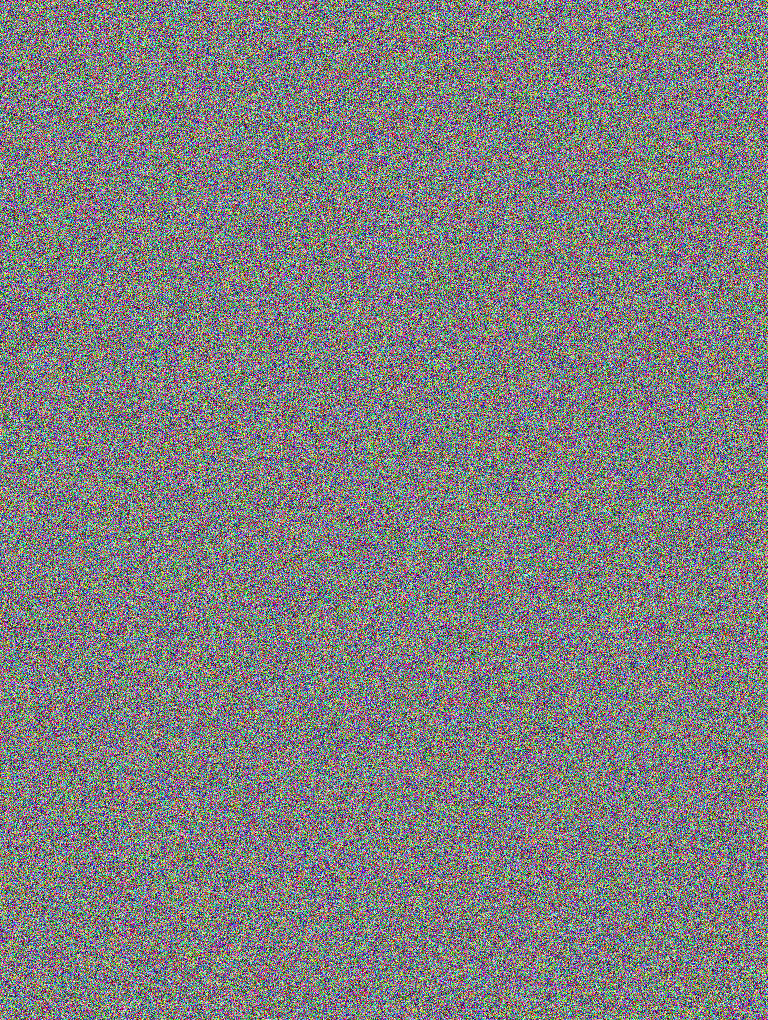
#> input picture Challenge/Miscellaneous/Kindadiffusion/images/tent1.png, 768 x 1020 px; its folder holds only this picture in this run
$ python challenge.py images/tent1.png
#> lines starting #> are read from the running program, lines starting #| are printed output that depends on the picture
from PIL import Image, ImageDraw, ImageFont
import os
import random
import sys

SEED = random.randint(0, 255)
FLAG = os.environ.get("FLAG", 'flag{placeholder}')

# Images not attached
def get_image():
    images = os.listdir("images")
    image = random.choice(images)
    image = Image.open(f'images/{image}')
    return image


def add_noise(image):
    for x in range(image.width):
        for y in range(image.height):
            p = image.getpixel((x,y))
            p = tuple([(c + random.randint(0, 255)) % 256 for c in p])
            image.putpixel((x,y), p)


def main(output_filename):
#> called with output_filename = 'images/tent1.png'
    global SEED, FLAG

    img = get_image()
#> in get_image, image is the input picture: PIL image 768x1020 RGB; mean R, G, B 127.6, 127.5, 127.4
    random.seed(SEED)

    SEGMENT_SIZE=16
    flag_segments = [FLAG[i:i+SEGMENT_SIZE] for i in range(0, len(FLAG), SEGMENT_SIZE)]

    FONT_SIZE=75
    START_X = 50
    START_Y = 325

    # Font not attached

    font = ImageFont.truetype("font.ttf", size=FONT_SIZE)
    I1 = ImageDraw.Draw(img)
    for i, segment in enumerate(flag_segments):
        I1.text((START_X, START_Y + i*(FONT_SIZE+100)), segment, fill="red", stroke_width=1, font=font)

    add_noise(img)
#> after the loop in add_noise, `for x in range(image.width):`:
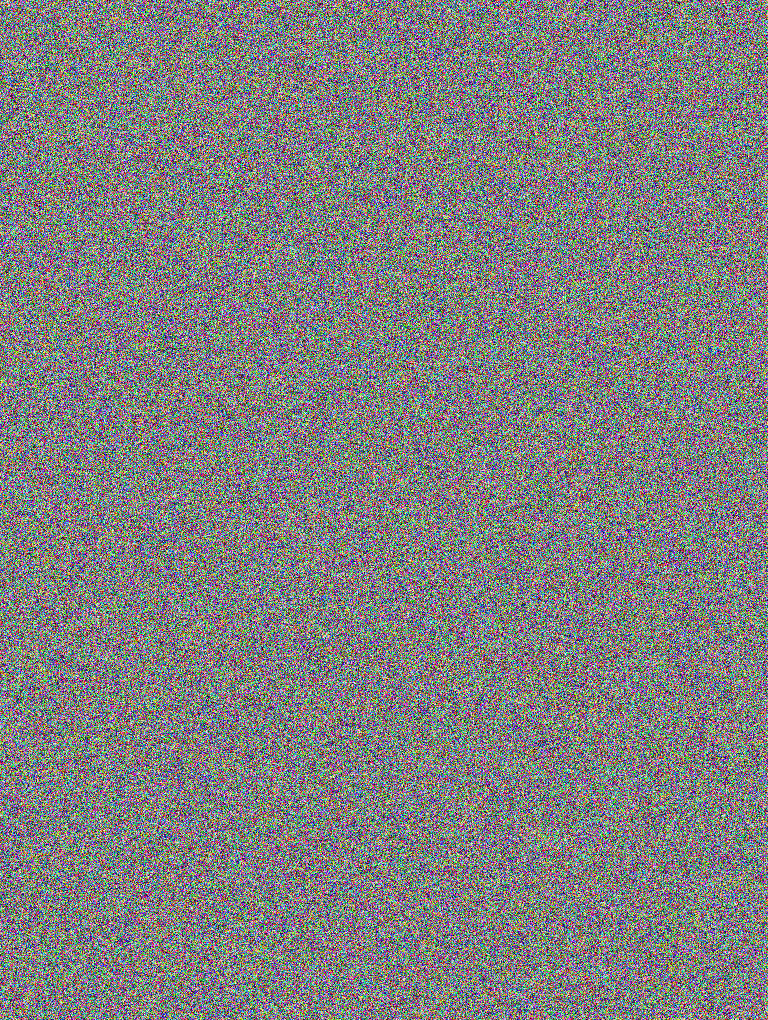
#> image: PIL image 768x1020 RGB; mean R, G, B 127.5, 127.5, 127.3

    img.save(output_filename)


if __name__ == "__main__":
    if len(sys.argv) != 2:
        print("Usage: python3 challenge.py <output_filename>")
        sys.exit(1)

    filename = sys.argv[1]
    if not filename.endswith(".png"):
        filename += ".png"

    main(filename)

$ run again, on Challenge/Miscellaneous/Kindadiffusion/images/tent104.png
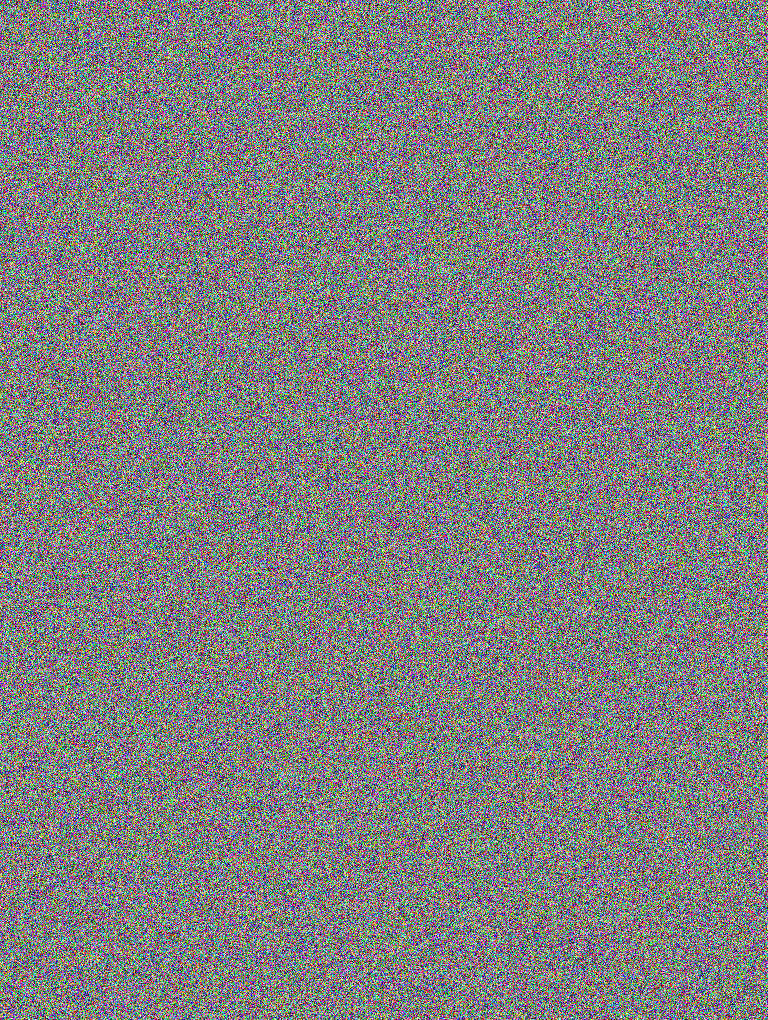
#> input picture Challenge/Miscellaneous/Kindadiffusion/images/tent104.png, 768 x 1020 px
#> in get_image, image is the input picture: PIL image 768x1020 RGB; mean R, G, B 127.7, 127.4, 127.5
#> after the loop in add_noise, `for x in range(image.width):`:
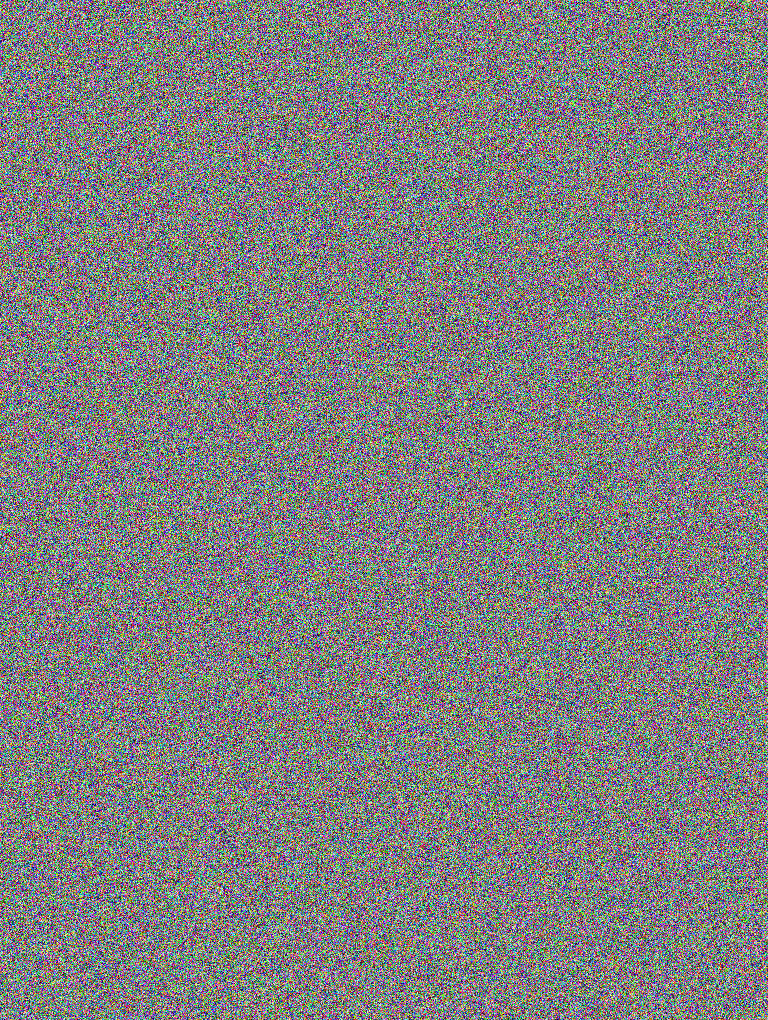
#> image: PIL image 768x1020 RGB; mean R, G, B 127.6, 127.4, 127.3

$ run again, on Challenge/Miscellaneous/Kindadiffusion/images/tent105.png
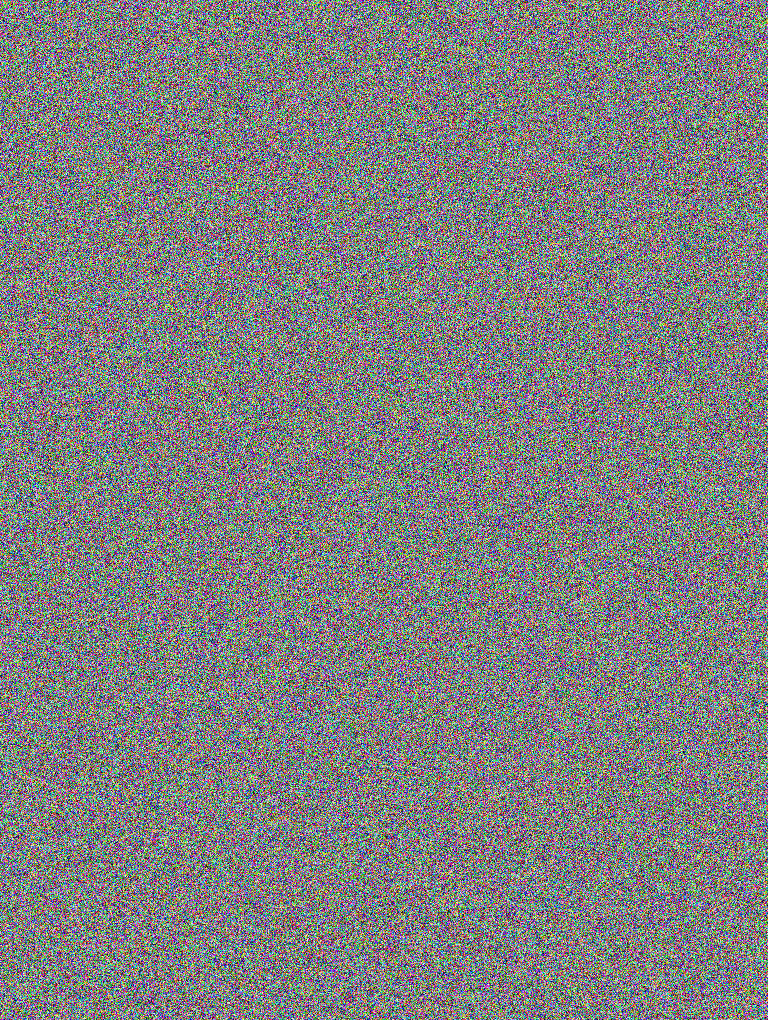
#> input picture Challenge/Miscellaneous/Kindadiffusion/images/tent105.png, 768 x 1020 px
#> in get_image, image is the input picture: PIL image 768x1020 RGB; mean R, G, B 127.4, 127.7, 127.6
#> after the loop in add_noise, `for x in range(image.width):`:
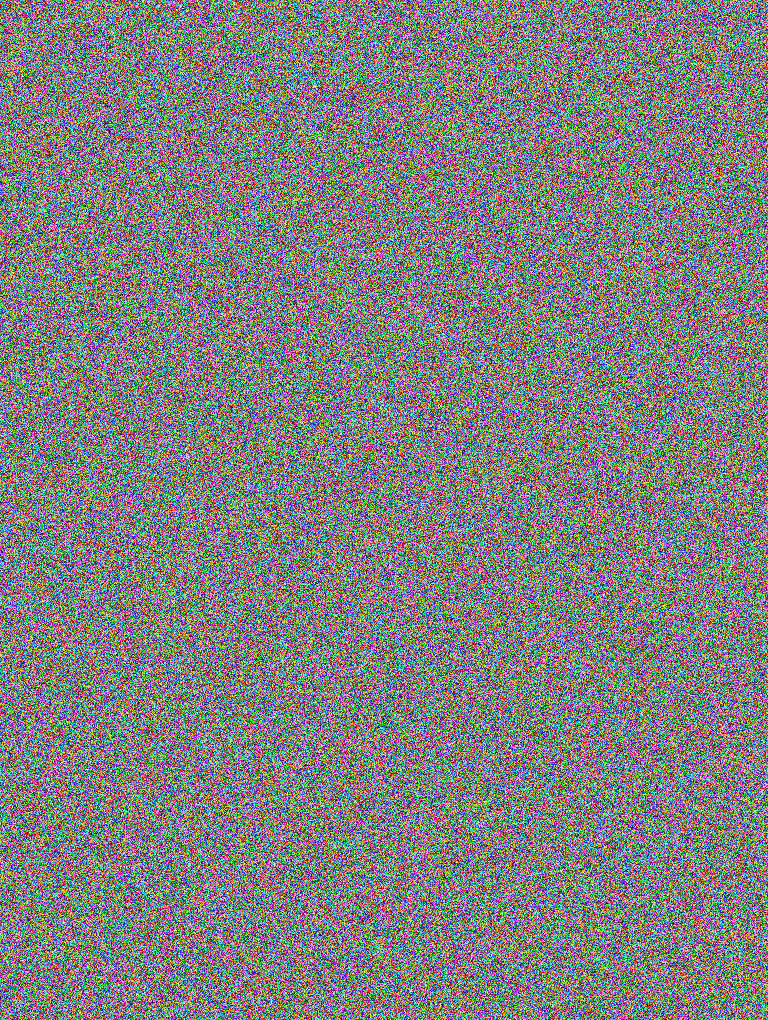
#> image: PIL image 768x1020 RGB; mean R, G, B 127.5, 127.6, 127.5

$ run again, on Challenge/Miscellaneous/Kindadiffusion/images/tent109.png
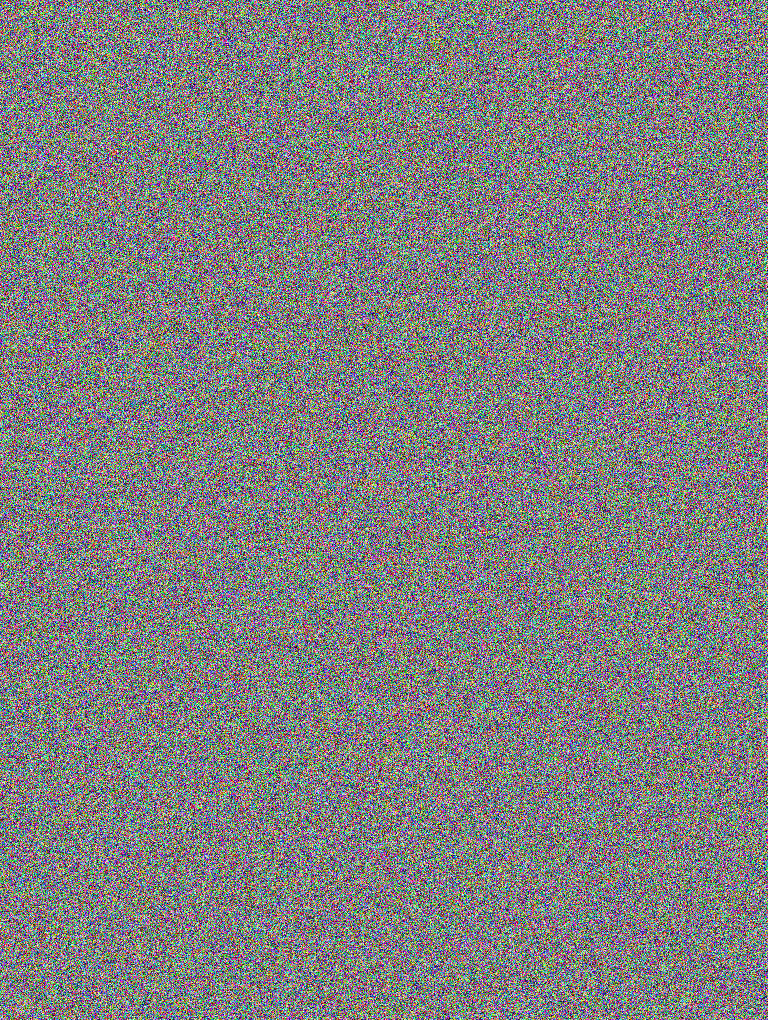
#> input picture Challenge/Miscellaneous/Kindadiffusion/images/tent109.png, 768 x 1020 px
#> in get_image, image is the input picture: PIL image 768x1020 RGB; mean R, G, B 127.5, 127.4, 127.4
#> after the loop in add_noise, `for x in range(image.width):`:
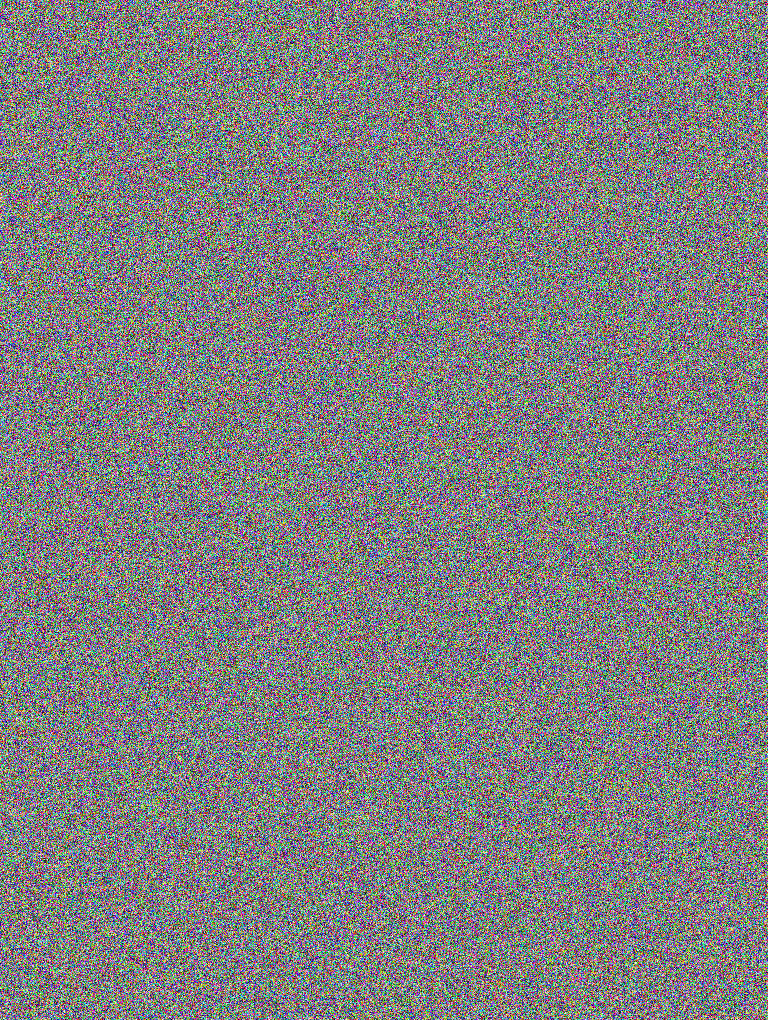
#> image: PIL image 768x1020 RGB; mean R, G, B 127.6, 127.4, 127.6

$ run again, on Challenge/Miscellaneous/Kindadiffusion/images/tent101.png
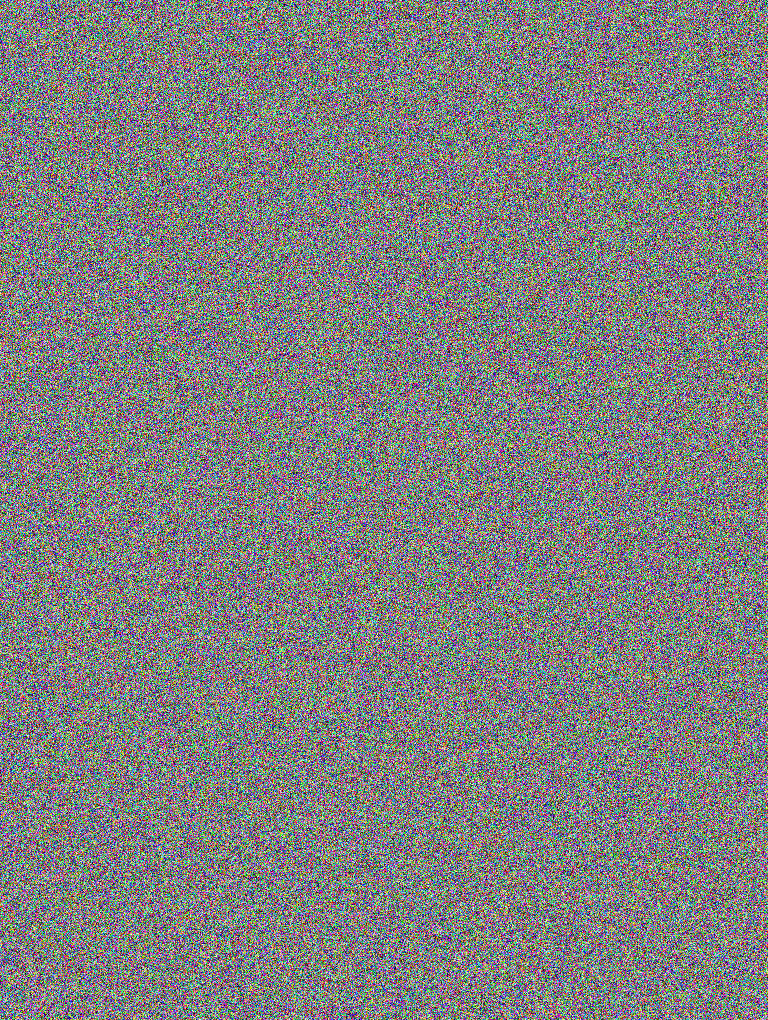
#> input picture Challenge/Miscellaneous/Kindadiffusion/images/tent101.png, 768 x 1020 px
#> in get_image, image is the input picture: PIL image 768x1020 RGB; mean R, G, B 127.4, 127.6, 127.6
#> after the loop in add_noise, `for x in range(image.width):`:
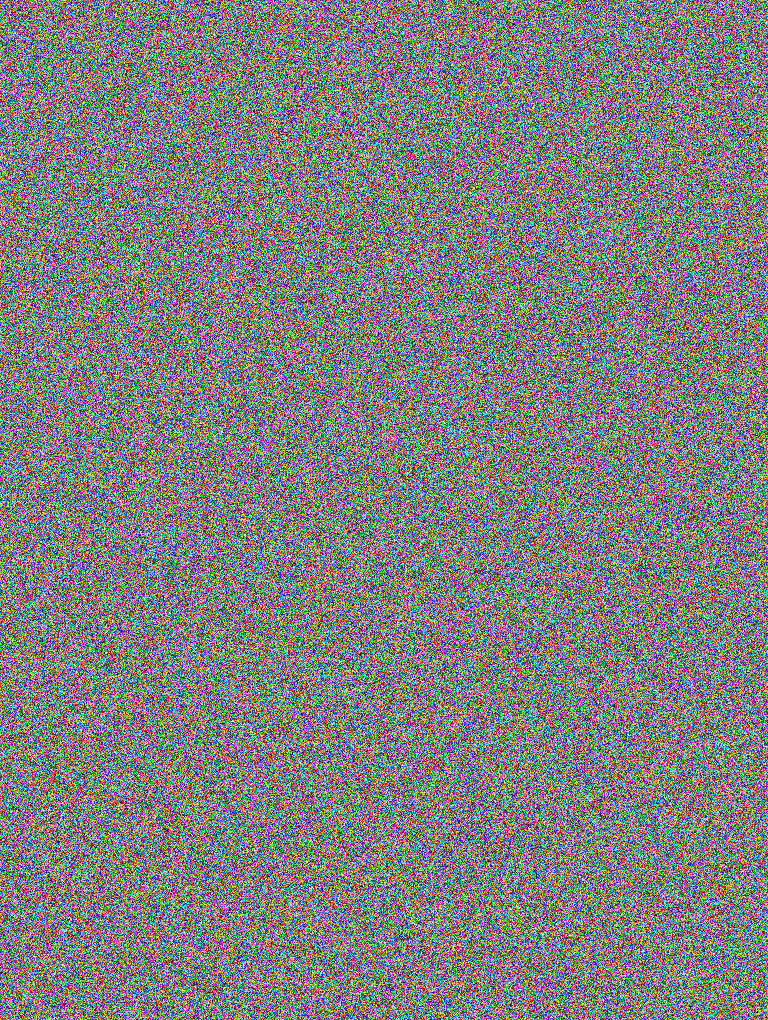
#> image: PIL image 768x1020 RGB; mean R, G, B 127.4, 127.5, 127.5
